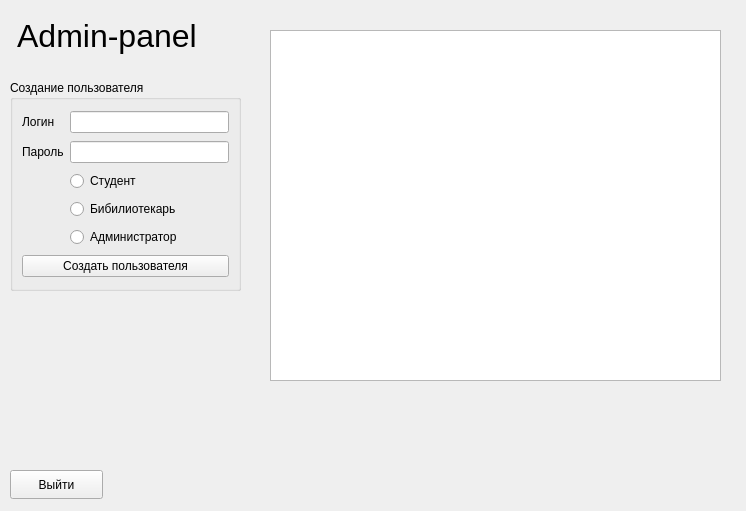
<?xml version="1.0" encoding="UTF-8"?>
<ui version="4.0">
 <class>AdminForm</class>
 <widget class="QWidget" name="AdminForm">
  <property name="geometry">
   <rect>
    <x>0</x>
    <y>0</y>
    <width>746</width>
    <height>511</height>
   </rect>
  </property>
  <property name="windowTitle">
   <string>Администратор</string>
  </property>
  <widget class="QLabel" name="label">
   <property name="geometry">
    <rect>
     <x>10</x>
     <y>10</y>
     <width>221</width>
     <height>51</height>
    </rect>
   </property>
   <property name="font">
    <font>
     <pointsize>24</pointsize>
    </font>
   </property>
   <property name="cursor">
    <cursorShape>ArrowCursor</cursorShape>
   </property>
   <property name="text">
    <string> Admin-panel</string>
   </property>
  </widget>
  <widget class="QGroupBox" name="groupBox">
   <property name="geometry">
    <rect>
     <x>10</x>
     <y>80</y>
     <width>231</width>
     <height>211</height>
    </rect>
   </property>
   <property name="sizePolicy">
    <sizepolicy hsizetype="Preferred" vsizetype="Preferred">
     <horstretch>0</horstretch>
     <verstretch>0</verstretch>
    </sizepolicy>
   </property>
   <property name="title">
    <string>Создание пользователя</string>
   </property>
   <layout class="QGridLayout" name="gridLayout">
    <item row="2" column="1">
     <widget class="QRadioButton" name="radioStudent">
      <property name="text">
       <string>Студент</string>
      </property>
     </widget>
    </item>
    <item row="0" column="0">
     <widget class="QLabel" name="label_2">
      <property name="text">
       <string>Логин</string>
      </property>
     </widget>
    </item>
    <item row="0" column="1">
     <widget class="QLineEdit" name="createLogin">
      <property name="sizePolicy">
       <sizepolicy hsizetype="Expanding" vsizetype="Fixed">
        <horstretch>6</horstretch>
        <verstretch>0</verstretch>
       </sizepolicy>
      </property>
     </widget>
    </item>
    <item row="1" column="1">
     <widget class="QLineEdit" name="createPassword"/>
    </item>
    <item row="1" column="0">
     <widget class="QLabel" name="label_3">
      <property name="text">
       <string>Пароль</string>
      </property>
     </widget>
    </item>
    <item row="3" column="1">
     <widget class="QRadioButton" name="radioLibrarian">
      <property name="text">
       <string>Бибилиотекарь</string>
      </property>
     </widget>
    </item>
    <item row="4" column="1">
     <widget class="QRadioButton" name="radioAdmin">
      <property name="text">
       <string>Администратор</string>
      </property>
     </widget>
    </item>
    <item row="5" column="0" colspan="2">
     <widget class="QPushButton" name="createUserButton">
      <property name="text">
       <string>Создать пользователя</string>
      </property>
     </widget>
    </item>
   </layout>
  </widget>
  <widget class="QListWidget" name="userListWidget">
   <property name="geometry">
    <rect>
     <x>270</x>
     <y>30</y>
     <width>451</width>
     <height>351</height>
    </rect>
   </property>
  </widget>
  <widget class="QPushButton" name="ButtonClose">
   <property name="geometry">
    <rect>
     <x>10</x>
     <y>470</y>
     <width>93</width>
     <height>29</height>
    </rect>
   </property>
   <property name="text">
    <string>Выйти</string>
   </property>
  </widget>
 </widget>
 <resources/>
 <connections/>
</ui>
